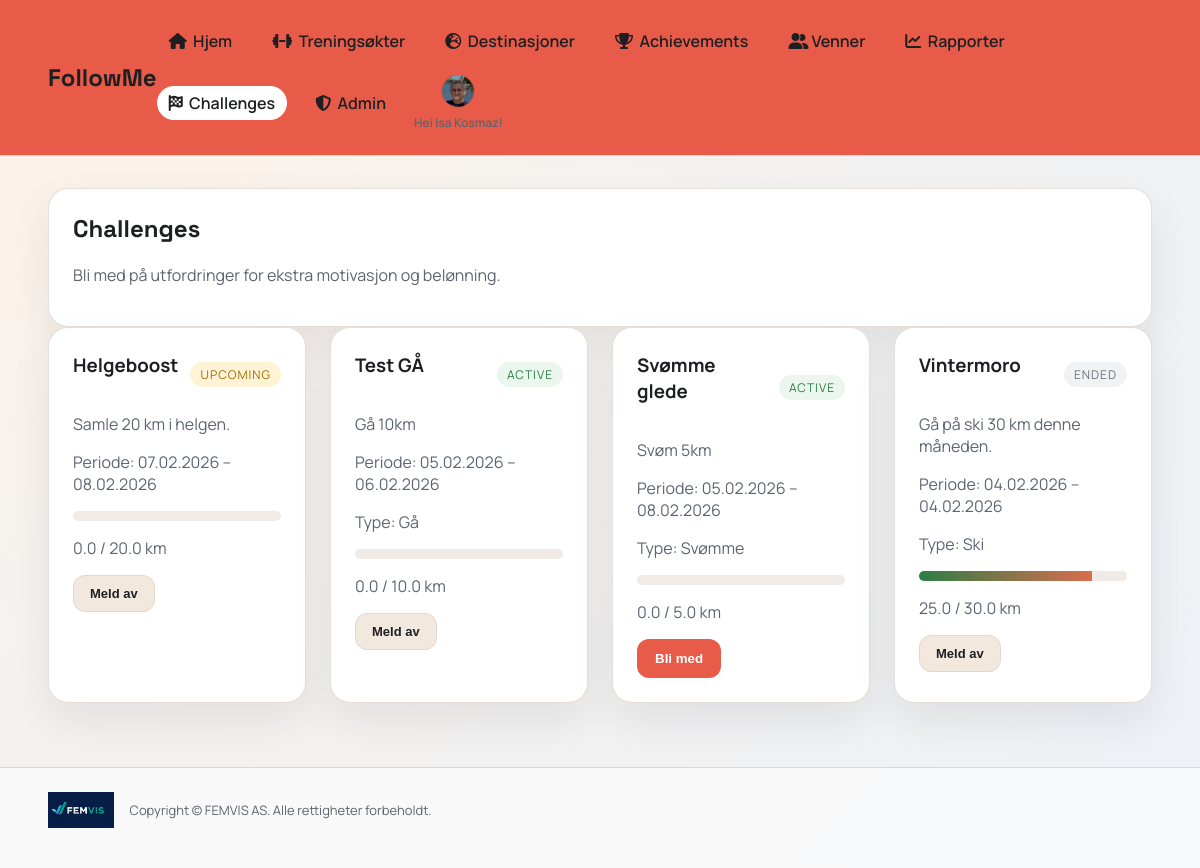
The app's page /challenges (signed in) with its own data.
### app.py (models this page shows)
class User(db.Model):
    id = db.Column(db.Integer, primary_key=True)
    username = db.Column(db.String(40), unique=True, nullable=False)
    full_name = db.Column(db.String(120), nullable=False)
    email = db.Column(db.String(120), unique=True, nullable=False)
    password_hash = db.Column(db.String(255), nullable=False)
    role = db.Column(db.String(20), default="user", nullable=False)
    avatar_color = db.Column(db.String(20), default="#2d7d46", nullable=False)
    avatar_icon = db.Column(db.String(20), default="boot", nullable=False)
    avatar_image = db.Column(db.String(255), nullable=True)
    created_at = db.Column(db.DateTime, default=datetime.utcnow, nullable=False)

class Challenge(db.Model):
    id = db.Column(db.Integer, primary_key=True)
    name = db.Column(db.String(120), nullable=False)
    description = db.Column(db.String(300), nullable=False)
    start_date = db.Column(db.Date, nullable=False)
    end_date = db.Column(db.Date, nullable=False)
    target_km = db.Column(db.Float, nullable=False)
    activity_type = db.Column(db.String(30), nullable=True)

### app.py (the view)
@app.route("/challenges")
@login_required
def challenges():
    user = get_current_user()
    today = date.today()
    challenges = Challenge.query.order_by(Challenge.start_date.desc()).all()
    member_ids = {
        cm.challenge_id for cm in ChallengeMember.query.filter_by(user_id=user.id).all()
    }
    rows = []
    for ch in challenges:
        if today < ch.start_date:
            status = "upcoming"
        elif today > ch.end_date:
            status = "ended"
        else:
            status = "active"
        joined = ch.id in member_ids
        progress_km = (
            sum_km_between(user.id, ch.start_date, ch.end_date, ch.activity_type)
            if joined
            else 0.0
        )
        percent = min(100, int((progress_km / ch.target_km) * 100)) if ch.target_km > 0 else 0
        rows.append(
            {
                "challenge": ch,
                "status": status,
                "joined": joined,
                "progress_km": progress_km,
                "percent": percent,
            }
        )
    return render_template("challenges.html", user=user, challenges=rows)

### app.py (called while the page is built)
def login_required(view):
    @wraps(view)
    def wrapper(*args, **kwargs):
        if "user_id" not in session:
            return redirect(url_for("login"))
        user = db.session.get(User, session["user_id"])
        if not user:
            session.clear()
            return redirect(url_for("login"))
        return view(*args, **kwargs)
    return wrapper

def get_current_user():
    if "user_id" not in session:
        return None
    user = db.session.get(User, session["user_id"])
    if not user:
        session.clear()
        return None
    return user

def sum_km_between(user_id, start_date, end_date, activity_type=None):
    query = db.session.query(db.func.coalesce(db.func.sum(Workout.km), 0)).filter(
        Workout.user_id == user_id,
        Workout.workout_date >= start_date,
        Workout.workout_date <= end_date,
    )
    if activity_type:
        query = query.filter(Workout.activity_type == activity_type)
    return float(query.scalar() or 0)

### templates/challenges.html
{% extends "base.html" %}
{% set title = "Challenges" %}
{% block content %}
<section class="card">
  <h2>Challenges</h2>
  <p class="muted">Bli med på utfordringer for ekstra motivasjon og belønning.</p>
</section>
<section class="grid">
  {% for row in challenges %}
    {% set ch = row.challenge %}
    <div class="card challenge-card">
      <div class="challenge-header">
        <h3>{{ ch.name }}</h3>
        <span class="challenge-status {{ row.status }}">{{ row.status }}</span>
      </div>
      <p class="muted">{{ ch.description }}</p>
      <p class="muted">Periode: {{ ch.start_date.strftime('%d.%m.%Y') }} – {{ ch.end_date.strftime('%d.%m.%Y') }}</p>
      {% if ch.activity_type %}
        <p class="muted">Type: {{ ch.activity_type }}</p>
      {% endif %}
      <div class="progress">
        <div class="progress-bar" style="width: {{ row.percent }}%"></div>
      </div>
      <p class="muted">{{ "%.1f"|format(row.progress_km) }} / {{ "%.1f"|format(ch.target_km) }} km</p>
      {% if row.joined %}
        <form method="post" action="{{ url_for('leave_challenge', challenge_id=ch.id) }}">
          <button class="button secondary small" type="submit">Meld av</button>
        </form>
      {% else %}
        <form method="post" action="{{ url_for('join_challenge', challenge_id=ch.id) }}">
          <button class="button" type="submit">Bli med</button>
        </form>
      {% endif %}
    </div>
  {% else %}
    <div class="card">
      <p class="muted">Ingen challenges ennå.</p>
    </div>
  {% endfor %}
</section>
{% endblock %}

### templates/base.html (shortened to what this page needs)
<!doctype html>
<html lang="no">
<head>
  <link rel="stylesheet" href="{{ url_for('static', filename='css/style.css') }}">
  <link rel="stylesheet" href="https://cdnjs.cloudflare.com/ajax/libs/font-awesome/6.5.2/css/all.min.css">
</head>
<body>
  <div class="app-shell">
    <header class="topbar">
      <a class="brand-link" href="{{ url_for('index') }}"><div class="brand">FollowMe</div></a>
      {% if user %}
      <div class="nav-shell">
        <nav class="nav">
          <a href="{{ url_for('index') }}" class="{% if request.path == url_for('index') %}active{% endif %}"><i class="fa-solid fa-house"></i>&nbsp; Hjem</a>
          <a href="{{ url_for('workouts') }}" class="{% if request.path.startswith(url_for('workouts')) %}active{% endif %}"><i class="fa-solid fa-dumbbell"></i>&nbsp; Treningsøkter</a>
          <a href="{{ url_for('destinations') }}" class="{% if request.path.startswith(url_for('destinations')) %}active{% endif %}"><i class="fa-solid fa-earth-europe"></i>&nbsp; Destinasjoner</a>
          <a href="{{ url_for('achievements') }}" class="{% if request.path.startswith(url_for('achievements')) %}active{% endif %}"><i class="fa-solid fa-trophy"></i>&nbsp; Achievements</a>
          <a href="{{ url_for('friends') }}" class="{% if request.path.startswith(url_for('friends')) %}active{% endif %}"><i class="fa-solid fa-user-group"></i> Venner</a>
          <a href="{{ url_for('reports') }}" class="{% if request.path.startswith(url_for('reports')) %}active{% endif %}"><i class="fa-solid fa-chart-line"></i>&nbsp; Rapporter</a>
          <a href="{{ url_for('challenges') }}" class="{% if request.path.startswith(url_for('challenges')) %}active{% endif %}"><i class="fa-solid fa-flag-checkered"></i>&nbsp; Challenges</a>
          {% if user.role == 'admin' %}
          <a href="{{ url_for('admin_dashboard') }}" class="{% if request.path.startswith('/admin') %}active{% endif %}"><i class="fa-solid fa-shield-halved"></i>&nbsp; Admin</a>
          {% endif %}
          <div class="nav-avatar-wrap">
            <a class="nav-avatar {% if user.avatar_image %}has-image{% endif %}" href="{{ url_for('profile') }}" style="--accent: {{ user.avatar_color }}" aria-label="Profil">
              {% if user.avatar_image %}
                <img src="{{ url_for('static', filename='uploads/' ~ user.avatar_image) }}" alt="Avatar">
              {% endif %}
            </a>
            <div class="nav-welcome">Hei {{ user.full_name }}!</div>
          </div>
        </nav>
      </div>
      {% endif %}
    </header>
    <main class="main">
      {% block content %}{% endblock %}
    </main>
    <footer class="footer">
      <div class="footer-inner">
        <img src="{{ url_for('static', filename='img/logo.jpg') }}" alt="FEMVIS AS logo">
        <p>Copyright © FEMVIS AS. Alle rettigheter forbeholdt.</p>
      </div>
    </footer>
  </div>
</body>
</html>

### static/css/style.css (style rules this page uses)
:root { --bg: #f6f2ee; --bg-2: #edf1f6; --card: #ffffff; --ink: #1e1f22; --muted: #5d6470; --accent: #2d7d46; --accent-2: #d96d4e; --stroke: #e0d7ce; }
* { box-sizing: border-box; }
body { margin: 0; font-family: "Manrope", sans-serif; color: var(--ink); background: radial-gradient(circle at top left, #fff1e6 0%, var(--bg) 35%, var(--bg-2) 100%); }
.app-shell { min-height: 100vh; }
.topbar { display: flex; align-items: center; justify-content: space-between; padding: 24px 48px; position: sticky; top: 0; backdrop-filter: blur(6px); background: #e85b48; border-bottom: 1px solid var(--stroke); z-index: 10; }
.brand { font-family: "Space Grotesk", sans-serif; font-size: 24px; font-weight: 700; }
.brand-link { text-decoration: none; color: inherit; }
.nav { display: flex; gap: 16px; flex-wrap: wrap; align-items: center; }
.nav a { text-decoration: none; color: var(--ink); font-weight: 600; padding: 6px 12px; border-radius: 999px; }
.nav a.active { background: var(--card); }
.nav a.nav-avatar { padding: 0; }
.nav-avatar { width: 34px; height: 34px; border-radius: 50%; background: var(--accent); display: flex; align-items: center; justify-content: center; color: #fff; font-weight: 700; overflow: hidden; border: 1px solid rgba(0, 0, 0, 0.08); padding: 0; }
.nav-avatar img { width: 100%; height: 100%; object-fit: cover; display: block; border-radius: 50%; }
.nav-avatar.has-image { background: transparent; }
.nav-avatar-wrap { position: relative; display: flex; align-items: center; flex-direction: column; gap: 6px; }
.nav-welcome { font-size: 12px; color: var(--muted); font-weight: 600; text-align: center; max-width: 140px; }
.nav-shell { display: flex; align-items: center; gap: 12px; position: relative; }
.main { padding: 32px 48px 64px; }
.footer { padding: 24px 48px 40px; border-top: 1px solid var(--stroke); background: rgba(255, 255, 255, 0.6); }
.footer-inner { display: flex; align-items: center; gap: 16px; flex-wrap: wrap; }
.footer-inner img { height: 36px; }
.footer-inner p { margin: 0; color: var(--muted); font-size: 13px; }
.grid { display: grid; grid-template-columns: repeat(auto-fit, minmax(240px, 1fr)); gap: 24px; }
.card { background: var(--card); border-radius: 20px; padding: 24px; box-shadow: 0 18px 40px rgba(29, 31, 34, 0.08); border: 1px solid rgba(224, 215, 206, 0.8); }
.card h2 { margin-top: 0; font-family: "Space Grotesk", sans-serif; }
.muted { color: var(--muted); }
.button { background: #e85b48; color: #fff; border: none; padding: 12px 18px; border-radius: 12px; font-weight: 700; cursor: pointer; text-decoration: none; display: inline-block; text-align: center; }
.button.secondary { background: #f2e8de; color: var(--ink); border: 1px solid var(--stroke); }
.button.small { padding: 10px 16px; font-size: 13px; }
.challenge-card h3 { margin-top: 0; }
.challenge-header { display: flex; align-items: center; justify-content: space-between; gap: 10px; }
.challenge-status { font-size: 12px; padding: 4px 10px; border-radius: 999px; background: #f2e8de; text-transform: uppercase; letter-spacing: 1px; }
.challenge-status.active { background: #eaf6ee; color: #2d7d46; }
.challenge-status.upcoming { background: #fff3d6; color: #a46b00; }
.challenge-status.ended { background: #f1f2f4; color: #6b7280; }
.progress { height: 10px; background: #f0ebe6; border-radius: 999px; overflow: hidden; margin: 12px 0; }
.progress-bar { height: 100%; background: linear-gradient(90deg, var(--accent), var(--accent-2)); }

### records on screen
User: avatar_image (picture), full_name "Isa Kosmaz"
Challenge: name "Helgeboost", description "Samle 20 km i helgen.", start_date "07.02.2026", end_date "08.02.2026", target_km "20.0"
Challenge: name "Test GÅ", description "Gå 10km", start_date "05.02.2026", end_date "06.02.2026", activity_type "Gå", target_km "10.0"
Challenge: name "Svømme glede", description "Svøm 5km", start_date "05.02.2026", end_date "08.02.2026", activity_type "Svømme", target_km "5.0"
Challenge: name "Vintermoro", description "Gå på ski 30 km denne måneden.", start_date "04.02.2026", end_date "04.02.2026", activity_type "Ski", target_km "30.0"

### other values on screen
{{ row.status }} "UPCOMING" "ACTIVE" "ACTIVE" "ENDED"
{{ "%.1f"|format(row.progress_km) }} "0.0" "0.0" "0.0" "25.0"
